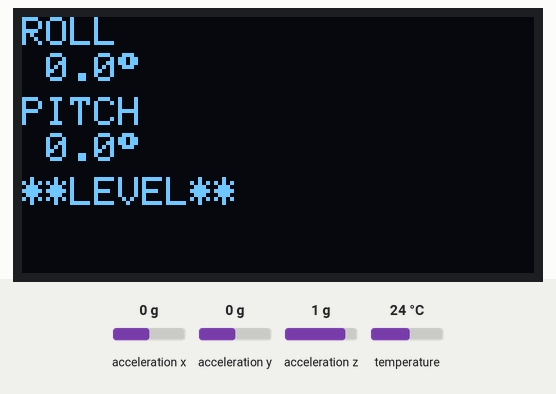
Recording of a program running on a simulated ESP8266 (Wemos D1 mini). On the bench: 128×64 one-colour display. Inputs (shaded band) come from the test bench; at power-on: acceleration x 0 g, acceleration y 0 g, acceleration z 1 g, temperature 24 °C. What the program prints to the serial monitor is not drawn.

Above: at 3.3 s.
3.4 s: acceleration x set to -1.4 g
At 4.4 s:
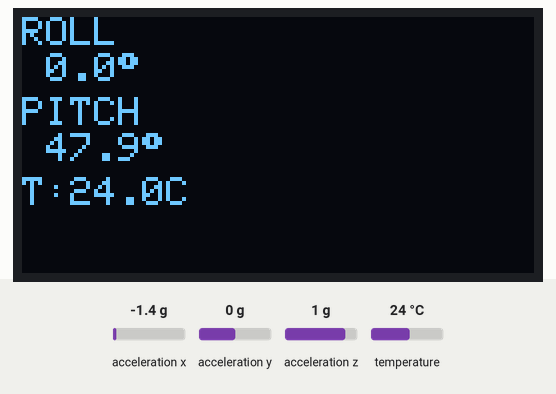
5.1 s: acceleration x set to 0 g
At 8.05 s:
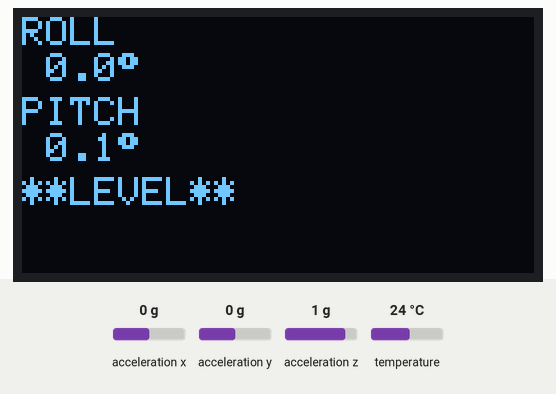
8.1 s: acceleration y set to -0.8 g
At 8.9 s:
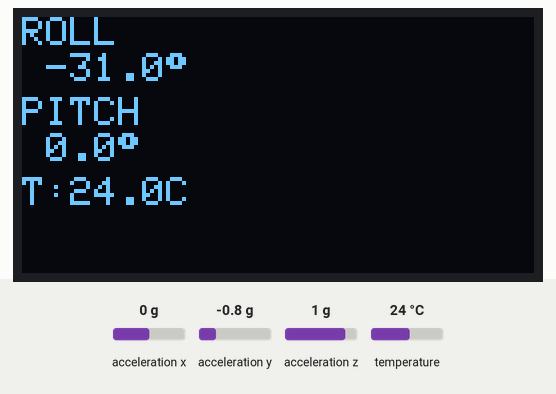
9.6 s: acceleration z set to 0.8 g
At 11.0 s:
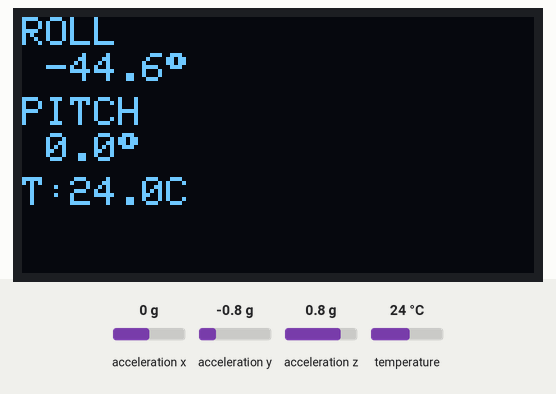
11.2 s: temperature set to 12 °C
At 12.4 s:
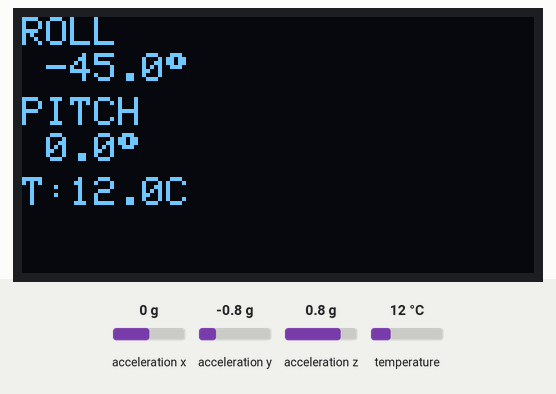

The program:

main.cpp
```cpp
#include <Arduino.h>
#include <Wire.h>
#include <SparkFunLSM6DS3.h>
#include <Adafruit_SSD1306.h>
#include <math.h>

// ──────────────────────────────────────────
//  OLED 設定（Wemos Mini OLED Shield 64×48）
//  stblassitude 庫已內建 offset 修正，
//  初始化用 display.begin() 不需傳地址
// ──────────────────────────────────────────
#define OLED_RESET  -1

// ──────────────────────────────────────────
//  I2C 腳位（D1 Mini 固定：D2=SDA, D1=SCL）
//  LSM6DS3 I2C 地址：0x6A（SA0 接 GND）
// ──────────────────────────────────────────
#define LSM6DS3_ADDR  0x6B

// ──────────────────────────────────────────
//  校準樣本數
// ──────────────────────────────────────────
#define CALIB_SAMPLES  200

LSM6DS3 imu(I2C_MODE, LSM6DS3_ADDR);
Adafruit_SSD1306 display(OLED_RESET);   // Wemos Mini OLED 庫不需傳尺寸

// 校準偏移量
float offsetAx = 0, offsetAy = 0, offsetAz = 0;

// ──────────────────────────────────────────
//  低通濾波器
// ──────────────────────────────────────────
float filteredRoll  = 0;
float filteredPitch = 0;
const float ALPHA   = 0.15f;   // 0.0=極平滑  1.0=無濾波

// 前向宣告
void calibrateIMU();
void showError(const char* line1, const char* line2);

// ══════════════════════════════════════════
//  SETUP
// ══════════════════════════════════════════
void setup() {
    Serial.begin(115200);
    delay(300);

    Wire.begin();   // D1 Mini 固定 D2=SDA, D1=SCL

    // ── 初始化 OLED ──
    // Wemos Mini OLED 庫已內建 64×48 offset，直接 begin() 即可
    display.begin();
    display.clearDisplay();
    display.setTextColor(WHITE);
    display.setTextSize(1);
    display.setCursor(0, 0);
    display.println("Tilt Meter");
    display.println("  v2.0");
    display.println();
    display.println("Init...");
    display.display();

    // ── 初始化 LSM6DS3 ──
    if (imu.begin() != 0) {
        Serial.println("[ERROR] LSM6DS3 init failed");
        showError("LSM6DS3", "ERROR!");
        while (true) delay(1000);
    }

    delay(200);

    // ── 校準畫面 ──
    display.clearDisplay();
    display.setCursor(0, 0);
    display.println("Calibrating");
    display.println("Keep flat!");
    display.display();

    calibrateIMU();

    Serial.println("[OK] Ready");
    Serial.print("Offset Ax="); Serial.print(offsetAx, 4);
    Serial.print(" Ay="); Serial.print(offsetAy, 4);
    Serial.print(" Az="); Serial.println(offsetAz, 4);

    delay(400);
}

// ══════════════════════════════════════════
//  LOOP
// ══════════════════════════════════════════
void loop() {
    // 讀取加速度（單位已是 g，平放時 Az ≈ 1.0）
    float ax = imu.readFloatAccelX() - offsetAx;
    float ay = imu.readFloatAccelY() - offsetAy;
    float az = imu.readFloatAccelZ() - offsetAz;

    // 讀取溫度（°C）
    float temp = imu.readTempC();

    // 計算角度
    float roll  = atan2f(ay, az) * 180.0f / PI;
    float pitch = atan2f(-ax, sqrtf(ay * ay + az * az)) * 180.0f / PI;

    // 低通濾波
    filteredRoll  = ALPHA * roll  + (1.0f - ALPHA) * filteredRoll;
    filteredPitch = ALPHA * pitch + (1.0f - ALPHA) * filteredPitch;

    bool isLevel = (fabsf(filteredRoll) < 2.0f && fabsf(filteredPitch) < 2.0f);

    // ── 序列埠輸出 ──
    Serial.print("Roll:"); Serial.print(filteredRoll, 1);
    Serial.print(" Pitch:"); Serial.print(filteredPitch, 1);
    Serial.print(" Temp:"); Serial.print(temp, 1);
    Serial.println("C");

    // ── OLED 顯示（64×48，每行 8px 高，共 6 行）──
    //
    //  行0: ROLL
    //  行1:  xx.x °
    //  行2: PITCH
    //  行3:  xx.x °
    //  行4: TEMP
    //  行5:  xx.x C  / ** LEVEL **
    //
    display.clearDisplay();
    display.setTextSize(1);   // 每字元 6×8 px，64px 寬可放 10 個字

    // ROLL
    display.setCursor(0, 0);
    display.print("ROLL");
    display.setCursor(0, 9);
    display.print(" ");
    display.print(filteredRoll, 1);
    display.print((char)247);   // ° 符號

    // PITCH
    display.setCursor(0, 20);
    display.print("PITCH");
    display.setCursor(0, 29);
    display.print(" ");
    display.print(filteredPitch, 1);
    display.print((char)247);

    // TEMP / LEVEL
    display.setCursor(0, 40);
    if (isLevel) {
        display.print("**LEVEL**");
    } else {
        display.print("T:");
        display.print(temp, 1);
        display.print("C");
    }

    display.display();

    delay(50);   // ~20 Hz
}

// ══════════════════════════════════════════
//  校準（靜止平放，取加速度平均偏移）
// ══════════════════════════════════════════
void calibrateIMU() {
    double sumAx = 0, sumAy = 0, sumAz = 0;
    for (int i = 0; i < CALIB_SAMPLES; i++) {
        sumAx += imu.readFloatAccelX();
        sumAy += imu.readFloatAccelY();
        sumAz += imu.readFloatAccelZ();
        delay(5);
    }
    offsetAx = sumAx / CALIB_SAMPLES;
    offsetAy = sumAy / CALIB_SAMPLES;
    // Z 軸扣除重力 1g
    offsetAz = sumAz / CALIB_SAMPLES - 1.0f;
}

// ══════════════════════════════════════════
//  OLED 錯誤訊息
// ══════════════════════════════════════════
void showError(const char* line1, const char* line2) {
    display.clearDisplay();
    display.setTextSize(1);
    display.setCursor(0, 12);
    display.println(line1);
    display.setCursor(0, 24);
    display.println(line2);
    display.display();
}
```

Measured:
- after the input at 3.4 s, the display: first changes at once (image 1 shows a later state)
- after the input at 8.1 s, the display: first changes after 0.07 s (image 3 shows a later state)
